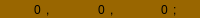
                        <widget class="QWidget" name="widCoordinate8" native="true">
                         <property name="maximumSize">
                          <size>
                           <width>16777215</width>
                           <height>18</height>
                          </size>
                         </property>
                         <property name="styleSheet">
                          <string notr="true">background-color: rgb(153, 102, 0);</string>
                         </property>
                         <layout class="QHBoxLayout" name="horizontalLayout_58">
                          <property name="spacing">
                           <number>1</number>
                          </property>
                          <property name="leftMargin">
                           <number>5</number>
                          </property>
                          <property name="topMargin">
                           <number>1</number>
                          </property>
                          <property name="rightMargin">
                           <number>5</number>
                          </property>
                          <property name="bottomMargin">
                           <number>0</number>
                          </property>
                          <item>
                           <widget class="QLineEdit" name="edtCoor8X">
                            <property name="maximumSize">
                             <size>
                              <width>40</width>
                              <height>20</height>
                             </size>
                            </property>
                            <property name="font">
                             <font>
                              <pointsize>9</pointsize>
                             </font>
                            </property>
                            <property name="text">
                             <string>0</string>
                            </property>
                            <property name="frame">
                             <bool>false</bool>
                            </property>
                            <property name="alignment">
                             <set>Qt::AlignRight|Qt::AlignTrailing|Qt::AlignVCenter</set>
                            </property>
                           </widget>
                          </item>
                          <item>
                           <widget class="QLabel" name="label_116">
                            <property name="text">
                             <string>,</string>
                            </property>
                           </widget>
                          </item>
                          <item>
                           <widget class="QLineEdit" name="edtCoor8Y">
                            <property name="maximumSize">
                             <size>
                              <width>40</width>
                              <height>20</height>
                             </size>
                            </property>
                            <property name="font">
                             <font>
                              <pointsize>9</pointsize>
                             </font>
                            </property>
                            <property name="text">
                             <string>0</string>
                            </property>
                            <property name="frame">
                             <bool>false</bool>
                            </property>
                            <property name="alignment">
                             <set>Qt::AlignRight|Qt::AlignTrailing|Qt::AlignVCenter</set>
                            </property>
                           </widget>
                          </item>
                          <item>
                           <widget class="QLabel" name="label_117">
                            <property name="text">
                             <string>,</string>
                            </property>
                           </widget>
                          </item>
                          <item>
                           <widget class="QLineEdit" name="edtCoor8Z">
                            <property name="maximumSize">
                             <size>
                              <width>40</width>
                              <height>20</height>
                             </size>
                            </property>
                            <property name="font">
                             <font>
                              <pointsize>9</pointsize>
                             </font>
                            </property>
                            <property name="text">
                             <string>0</string>
                            </property>
                            <property name="frame">
                             <bool>false</bool>
                            </property>
                            <property name="alignment">
                             <set>Qt::AlignRight|Qt::AlignTrailing|Qt::AlignVCenter</set>
                            </property>
                           </widget>
                          </item>
                          <item>
                           <widget class="QLabel" name="label_118">
                            <property name="text">
                             <string>;</string>
                            </property>
                           </widget>
                          </item>
                         </layout>
                        </widget>
